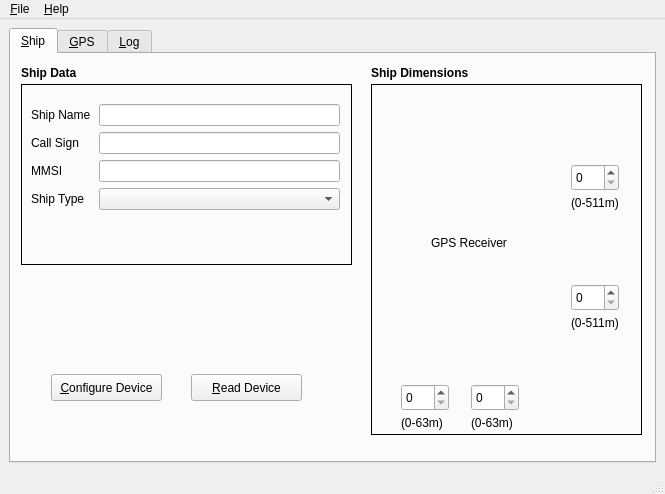
<?xml version="1.0" encoding="UTF-8"?>
<ui version="4.0">
 <class>MainWindow</class>
 <widget class="QMainWindow" name="MainWindow">
  <property name="geometry">
   <rect>
    <x>0</x>
    <y>0</y>
    <width>665</width>
    <height>494</height>
   </rect>
  </property>
  <property name="sizePolicy">
   <sizepolicy hsizetype="Preferred" vsizetype="Preferred">
    <horstretch>0</horstretch>
    <verstretch>0</verstretch>
   </sizepolicy>
  </property>
  <property name="maximumSize">
   <size>
    <width>665</width>
    <height>494</height>
   </size>
  </property>
  <property name="windowTitle">
   <string>Camino GUI</string>
  </property>
  <property name="windowIcon">
   <iconset>
    <normaloff>res/blue-sailing-boat-water.png</normaloff>res/blue-sailing-boat-water.png</iconset>
  </property>
  <widget class="QWidget" name="centralwidget">
   <layout class="QVBoxLayout" name="verticalLayout_2">
    <item>
     <widget class="QTabWidget" name="tabWidget">
      <property name="enabled">
       <bool>true</bool>
      </property>
      <property name="sizePolicy">
       <sizepolicy hsizetype="Expanding" vsizetype="Expanding">
        <horstretch>0</horstretch>
        <verstretch>0</verstretch>
       </sizepolicy>
      </property>
      <property name="tabPosition">
       <enum>QTabWidget::North</enum>
      </property>
      <property name="tabShape">
       <enum>QTabWidget::Rounded</enum>
      </property>
      <property name="currentIndex">
       <number>0</number>
      </property>
      <widget class="QWidget" name="tabShipData">
       <attribute name="title">
        <string>&amp;Ship</string>
       </attribute>
       <widget class="QPushButton" name="pushButtonReadDevice">
        <property name="geometry">
         <rect>
          <x>180</x>
          <y>320</y>
          <width>111</width>
          <height>27</height>
         </rect>
        </property>
        <property name="text">
         <string>&amp;Read Device</string>
        </property>
       </widget>
       <widget class="QLabel" name="label_19">
        <property name="geometry">
         <rect>
          <x>10</x>
          <y>10</y>
          <width>61</width>
          <height>17</height>
         </rect>
        </property>
        <property name="font">
         <font>
          <weight>75</weight>
          <bold>true</bold>
         </font>
        </property>
        <property name="text">
         <string>Ship Data</string>
        </property>
       </widget>
       <widget class="QPushButton" name="pushButtonConfigureDevice">
        <property name="geometry">
         <rect>
          <x>40</x>
          <y>320</y>
          <width>111</width>
          <height>27</height>
         </rect>
        </property>
        <property name="text">
         <string>&amp;Configure Device</string>
        </property>
       </widget>
       <widget class="QFrame" name="frame_3">
        <property name="geometry">
         <rect>
          <x>10</x>
          <y>30</y>
          <width>331</width>
          <height>181</height>
         </rect>
        </property>
        <property name="frameShape">
         <enum>QFrame::Box</enum>
        </property>
        <property name="frameShadow">
         <enum>QFrame::Plain</enum>
        </property>
        <widget class="QWidget" name="formLayoutWidget">
         <property name="geometry">
          <rect>
           <x>10</x>
           <y>20</y>
           <width>309</width>
           <height>141</height>
          </rect>
         </property>
         <layout class="QFormLayout" name="formLayout">
          <property name="fieldGrowthPolicy">
           <enum>QFormLayout::AllNonFixedFieldsGrow</enum>
          </property>
          <property name="horizontalSpacing">
           <number>8</number>
          </property>
          <item row="1" column="0">
           <widget class="QLabel" name="label">
            <property name="text">
             <string>Ship Name</string>
            </property>
           </widget>
          </item>
          <item row="1" column="1">
           <widget class="QLineEdit" name="lineEditShipName"/>
          </item>
          <item row="2" column="0">
           <widget class="QLabel" name="label_2">
            <property name="text">
             <string>Call Sign</string>
            </property>
           </widget>
          </item>
          <item row="2" column="1">
           <widget class="QLineEdit" name="lineEditCallSign"/>
          </item>
          <item row="3" column="0">
           <widget class="QLabel" name="label_3">
            <property name="text">
             <string>MMSI</string>
            </property>
           </widget>
          </item>
          <item row="3" column="1">
           <widget class="QLineEdit" name="lineEditMMSI">
            <property name="cursor">
             <cursorShape>IBeamCursor</cursorShape>
            </property>
            <property name="toolTip">
             <string>Maritime Mobile Service Identity (9 Digits)</string>
            </property>
            <property name="inputMethodHints">
             <set>Qt::ImhNone</set>
            </property>
            <property name="inputMask">
             <string>999999999; </string>
            </property>
            <property name="text">
             <string/>
            </property>
            <property name="maxLength">
             <number>9</number>
            </property>
            <property name="dragEnabled">
             <bool>false</bool>
            </property>
            <property name="placeholderText">
             <string/>
            </property>
            <property name="cursorMoveStyle">
             <enum>Qt::LogicalMoveStyle</enum>
            </property>
           </widget>
          </item>
          <item row="4" column="0">
           <widget class="QLabel" name="label_4">
            <property name="text">
             <string>Ship Type</string>
            </property>
           </widget>
          </item>
          <item row="4" column="1">
           <widget class="QComboBoxShipType" name="comboBoxShipType"/>
          </item>
         </layout>
        </widget>
       </widget>
       <widget class="QLabel" name="label_20">
        <property name="geometry">
         <rect>
          <x>360</x>
          <y>10</y>
          <width>111</width>
          <height>17</height>
         </rect>
        </property>
        <property name="font">
         <font>
          <weight>75</weight>
          <bold>true</bold>
         </font>
        </property>
        <property name="text">
         <string>Ship Dimensions</string>
        </property>
       </widget>
       <widget class="QFrame" name="frame">
        <property name="geometry">
         <rect>
          <x>360</x>
          <y>30</y>
          <width>271</width>
          <height>351</height>
         </rect>
        </property>
        <property name="frameShape">
         <enum>QFrame::Box</enum>
        </property>
        <property name="frameShadow">
         <enum>QFrame::Plain</enum>
        </property>
        <property name="lineWidth">
         <number>1</number>
        </property>
        <widget class="QLabel" name="label_9">
         <property name="geometry">
          <rect>
           <x>200</x>
           <y>110</y>
           <width>56</width>
           <height>17</height>
          </rect>
         </property>
         <property name="text">
          <string>(0-511m)</string>
         </property>
        </widget>
        <widget class="QLabel" name="label_6">
         <property name="geometry">
          <rect>
           <x>30</x>
           <y>330</y>
           <width>56</width>
           <height>17</height>
          </rect>
         </property>
         <property name="text">
          <string>(0-63m)</string>
         </property>
        </widget>
        <widget class="QLabel" name="label_8">
         <property name="geometry">
          <rect>
           <x>200</x>
           <y>230</y>
           <width>56</width>
           <height>17</height>
          </rect>
         </property>
         <property name="text">
          <string>(0-511m)</string>
         </property>
        </widget>
        <widget class="QSpinBox" name="spinBoxDimB">
         <property name="geometry">
          <rect>
           <x>200</x>
           <y>200</y>
           <width>48</width>
           <height>27</height>
          </rect>
         </property>
         <property name="maximum">
          <number>511</number>
         </property>
        </widget>
        <widget class="QSpinBox" name="spinBoxDimC">
         <property name="geometry">
          <rect>
           <x>30</x>
           <y>300</y>
           <width>48</width>
           <height>27</height>
          </rect>
         </property>
         <property name="maximum">
          <number>63</number>
         </property>
        </widget>
        <widget class="QLabel" name="label_7">
         <property name="geometry">
          <rect>
           <x>100</x>
           <y>330</y>
           <width>56</width>
           <height>17</height>
          </rect>
         </property>
         <property name="text">
          <string>(0-63m)</string>
         </property>
        </widget>
        <widget class="QLabel" name="label_5">
         <property name="geometry">
          <rect>
           <x>20</x>
           <y>10</y>
           <width>201</width>
           <height>301</height>
          </rect>
         </property>
         <property name="text">
          <string/>
         </property>
         <property name="pixmap">
          <pixmap>res/ship.svgz</pixmap>
         </property>
         <property name="scaledContents">
          <bool>false</bool>
         </property>
         <property name="alignment">
          <set>Qt::AlignLeading|Qt::AlignLeft|Qt::AlignVCenter</set>
         </property>
         <property name="wordWrap">
          <bool>false</bool>
         </property>
        </widget>
        <widget class="QSpinBox" name="spinBoxDimD">
         <property name="geometry">
          <rect>
           <x>100</x>
           <y>300</y>
           <width>48</width>
           <height>27</height>
          </rect>
         </property>
         <property name="maximum">
          <number>63</number>
         </property>
        </widget>
        <widget class="QSpinBox" name="spinBoxDimA">
         <property name="geometry">
          <rect>
           <x>200</x>
           <y>80</y>
           <width>48</width>
           <height>27</height>
          </rect>
         </property>
         <property name="maximum">
          <number>511</number>
         </property>
        </widget>
        <widget class="QLabel" name="label_10">
         <property name="geometry">
          <rect>
           <x>60</x>
           <y>150</y>
           <width>81</width>
           <height>17</height>
          </rect>
         </property>
         <property name="text">
          <string>GPS Receiver</string>
         </property>
        </widget>
        <zorder>label_5</zorder>
        <zorder>label_9</zorder>
        <zorder>label_6</zorder>
        <zorder>label_8</zorder>
        <zorder>spinBoxDimB</zorder>
        <zorder>spinBoxDimC</zorder>
        <zorder>label_7</zorder>
        <zorder>spinBoxDimD</zorder>
        <zorder>spinBoxDimA</zorder>
        <zorder>label_10</zorder>
       </widget>
      </widget>
      <widget class="QWidget" name="tabGPS">
       <attribute name="title">
        <string>&amp;GPS</string>
       </attribute>
       <widget class="QWidget" name="widgetGPSData" native="true">
        <property name="geometry">
         <rect>
          <x>40</x>
          <y>40</y>
          <width>281</width>
          <height>141</height>
         </rect>
        </property>
        <layout class="QFormLayout" name="formLayout_2">
         <property name="fieldGrowthPolicy">
          <enum>QFormLayout::AllNonFixedFieldsGrow</enum>
         </property>
         <item row="0" column="0">
          <widget class="QLabel" name="label_11">
           <property name="text">
            <string>Latitude:</string>
           </property>
          </widget>
         </item>
         <item row="0" column="1">
          <widget class="QLineEdit" name="lineEditLatitude">
           <property name="readOnly">
            <bool>true</bool>
           </property>
          </widget>
         </item>
         <item row="1" column="0">
          <widget class="QLabel" name="label_12">
           <property name="text">
            <string>Longitude:</string>
           </property>
          </widget>
         </item>
         <item row="1" column="1">
          <widget class="QLineEdit" name="lineEditLongitude">
           <property name="text">
            <string/>
           </property>
           <property name="readOnly">
            <bool>true</bool>
           </property>
          </widget>
         </item>
         <item row="2" column="0">
          <widget class="QLabel" name="label_13">
           <property name="text">
            <string>Altitude:</string>
           </property>
          </widget>
         </item>
         <item row="2" column="1">
          <widget class="QLineEdit" name="lineEditAltitude">
           <property name="readOnly">
            <bool>true</bool>
           </property>
          </widget>
         </item>
         <item row="3" column="0">
          <widget class="QLabel" name="label_14">
           <property name="toolTip">
            <string>Speed over ground</string>
           </property>
           <property name="text">
            <string>SOG:</string>
           </property>
          </widget>
         </item>
         <item row="3" column="1">
          <widget class="QLineEdit" name="lineEditSpeedOverGround">
           <property name="readOnly">
            <bool>true</bool>
           </property>
          </widget>
         </item>
        </layout>
       </widget>
       <widget class="QWidget" name="widgetGPSBarPlot" native="true">
        <property name="geometry">
         <rect>
          <x>10</x>
          <y>190</y>
          <width>621</width>
          <height>201</height>
         </rect>
        </property>
        <property name="sizePolicy">
         <sizepolicy hsizetype="Maximum" vsizetype="Maximum">
          <horstretch>1</horstretch>
          <verstretch>1</verstretch>
         </sizepolicy>
        </property>
       </widget>
       <widget class="QWidget" name="widgetGPSSatellitePlot" native="true">
        <property name="geometry">
         <rect>
          <x>360</x>
          <y>0</y>
          <width>271</width>
          <height>201</height>
         </rect>
        </property>
        <property name="sizePolicy">
         <sizepolicy hsizetype="Maximum" vsizetype="Maximum">
          <horstretch>1</horstretch>
          <verstretch>1</verstretch>
         </sizepolicy>
        </property>
       </widget>
       <widget class="QLabel" name="label_15">
        <property name="geometry">
         <rect>
          <x>20</x>
          <y>20</y>
          <width>69</width>
          <height>17</height>
         </rect>
        </property>
        <property name="font">
         <font>
          <weight>75</weight>
          <bold>true</bold>
         </font>
        </property>
        <property name="text">
         <string>GPS Status:</string>
        </property>
       </widget>
      </widget>
      <widget class="QWidget" name="tabLog">
       <property name="enabled">
        <bool>true</bool>
       </property>
       <attribute name="title">
        <string>&amp;Log</string>
       </attribute>
       <layout class="QVBoxLayout" name="verticalLayout">
        <item>
         <widget class="QPlainTextEdit" name="textEditLog">
          <property name="maximumBlockCount">
           <number>10000</number>
          </property>
         </widget>
        </item>
       </layout>
      </widget>
     </widget>
    </item>
   </layout>
  </widget>
  <widget class="QMenuBar" name="menubar">
   <property name="geometry">
    <rect>
     <x>0</x>
     <y>0</y>
     <width>665</width>
     <height>27</height>
    </rect>
   </property>
   <widget class="QMenu" name="menuFile">
    <property name="tearOffEnabled">
     <bool>false</bool>
    </property>
    <property name="title">
     <string>&amp;File</string>
    </property>
    <addaction name="actionConnect"/>
    <addaction name="actionDisconnect"/>
    <addaction name="separator"/>
    <addaction name="actionSettings"/>
    <addaction name="separator"/>
    <addaction name="actionExit"/>
   </widget>
   <widget class="QMenu" name="menuHelp">
    <property name="title">
     <string>&amp;Help</string>
    </property>
    <addaction name="actionAbout"/>
   </widget>
   <addaction name="menuFile"/>
   <addaction name="menuHelp"/>
  </widget>
  <widget class="QStatusBar" name="statusbar"/>
  <action name="actionExit">
   <property name="text">
    <string>&amp;Quit</string>
   </property>
  </action>
  <action name="actionConnect">
   <property name="text">
    <string>&amp;Connect</string>
   </property>
  </action>
  <action name="actionDisconnect">
   <property name="text">
    <string>&amp;Disconnect</string>
   </property>
  </action>
  <action name="actionSettings">
   <property name="text">
    <string>&amp;Settings</string>
   </property>
  </action>
  <action name="actionAbout">
   <property name="text">
    <string>&amp;About</string>
   </property>
  </action>
 </widget>
 <customwidgets>
  <customwidget>
   <class>QComboBoxShipType</class>
   <extends>QComboBox</extends>
   <header>combo_box_ship_type</header>
  </customwidget>
 </customwidgets>
 <resources/>
 <connections/>
</ui>
